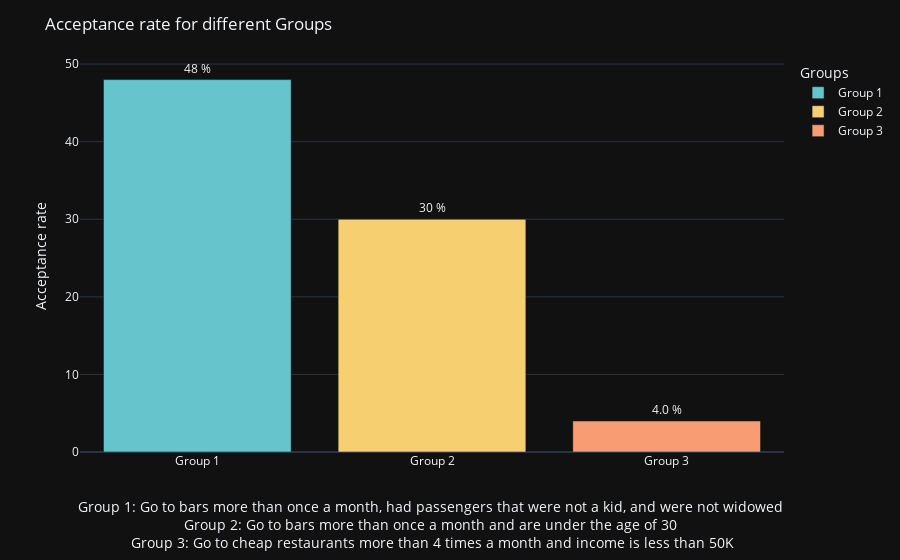

Notebook cell for this chart:
### Code cell
d = {'group': ['Group 1', 'Group 2', 'Group 3'], 'count': [rate_group_1, rate_group_2, rate_group_3]}
df = pd.DataFrame(data=d)

group_desc = """
<br>Group 1: Go to bars more than once a month, had passengers that were not a kid, and were not widowed
<br>Group 2: Go to bars more than once a month and are under the age of 30
<br>Group 3: Go to cheap restaurants more than 4 times a month and income is less than 50K
"""

fig = px.bar(df,
             x='group', y='count', color='group',
             labels={'count': 'Acceptance rate'},
             text='count',
             color_discrete_sequence = px.colors.qualitative.Pastel)

fig.update_traces(texttemplate='%{text:.2s} %', textposition='outside')

fig.update_layout(
    title="Acceptance rate for different Groups",
    xaxis_title=group_desc,
    yaxis_title="Acceptance rate",
    legend_title="Groups",
    font=dict(
        size=12,
    )
)

fig.show()

### Figure 1 — Plotly figure (JSON) as saved in the notebook; plotly's stock layout.template omitted (floating-point values rounded to 4 significant figures)
{"data": [{"alignmentgroup": "True", "hovertemplate": "group=%{x}<br>Acceptance rate=%{text}<extra></extra>", "legendgroup": "Group 1", "marker": {"color": "rgb(102, 197, 204)", "pattern": {"shape": ""}}, "name": "Group 1", "offsetgroup": "Group 1", "orientation": "v", "showlegend": true, "text": [48.0], "textposition": "outside", "x": ["Group 1"], "xaxis": "x", "y": [48], "yaxis": "y", "type": "bar", "texttemplate": "%{text:.2s} %"}, {"alignmentgroup": "True", "hovertemplate": "group=%{x}<br>Acceptance rate=%{text}<extra></extra>", "legendgroup": "Group 2", "marker": {"color": "rgb(246, 207, 113)", "pattern": {"shape": ""}}, "name": "Group 2", "offsetgroup": "Group 2", "orientation": "v", "showlegend": true, "text": [30.0], "textposition": "outside", "x": ["Group 2"], "xaxis": "x", "y": [30], "yaxis": "y", "type": "bar", "texttemplate": "%{text:.2s} %"}, {"alignmentgroup": "True", "hovertemplate": "group=%{x}<br>Acceptance rate=%{text}<extra></extra>", "legendgroup": "Group 3", "marker": {"color": "rgb(248, 156, 116)", "pattern": {"shape": ""}}, "name": "Group 3", "offsetgroup": "Group 3", "orientation": "v", "showlegend": true, "text": [4.0], "textposition": "outside", "x": ["Group 3"], "xaxis": "x", "y": [4], "yaxis": "y", "type": "bar", "texttemplate": "%{text:.2s} %"}], "layout": {"xaxis": {"anchor": "y", "domain": [0.0, 1.0], "title": {"text": "\n<br>Group 1: Go to bars more than once a month, had passengers that were not a kid, and were not widowed\n<br>Group 2: Go to bars more than once a month and are under the age of 30\n<br>Group 3: Go to cheap restaurants more than 4 times a month and income is less than 50K\n"}, "categoryorder": "array", "categoryarray": ["Group 1", "Group 2", "Group 3"]}, "yaxis": {"anchor": "x", "domain": [0.0, 1.0], "title": {"text": "Acceptance rate"}}, "legend": {"title": {"text": "Groups"}, "tracegroupgap": 0}, "margin": {"t": 60}, "barmode": "relative", "font": {"size": 12}, "title": {"text": "Acceptance rate for different Groups"}}}
